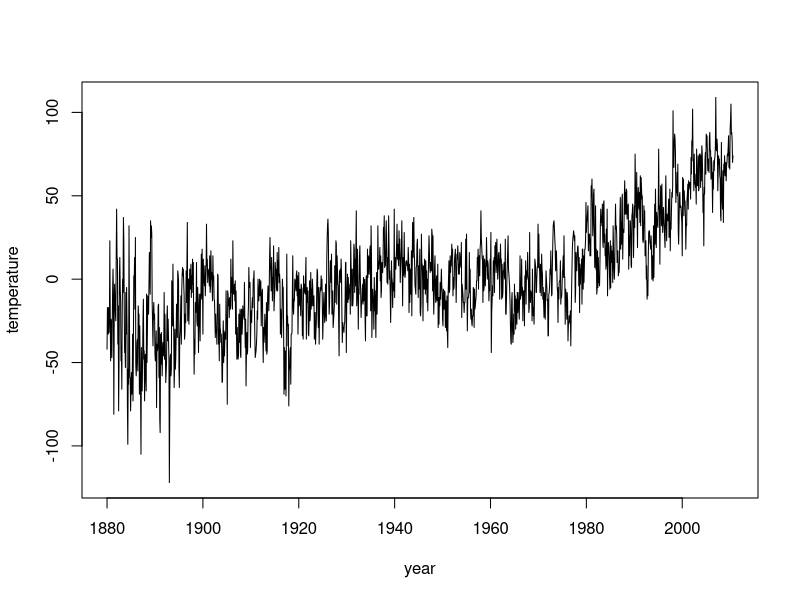
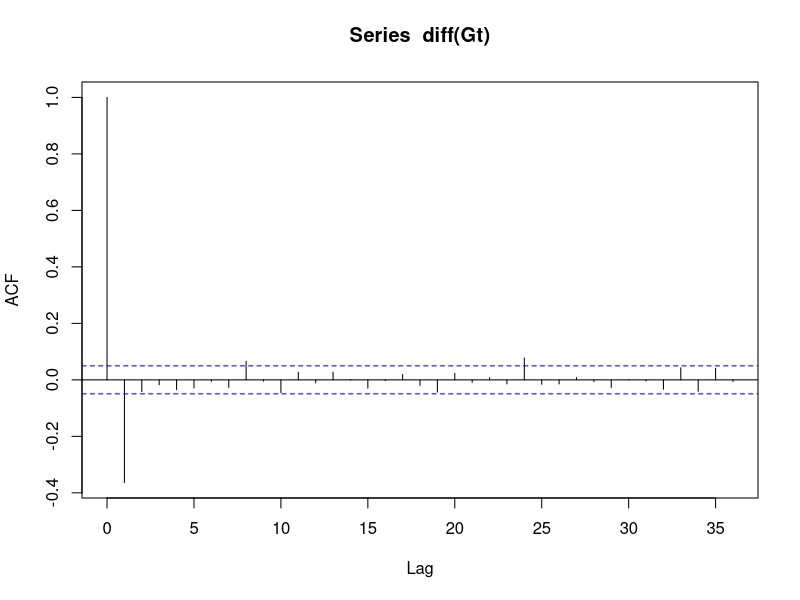
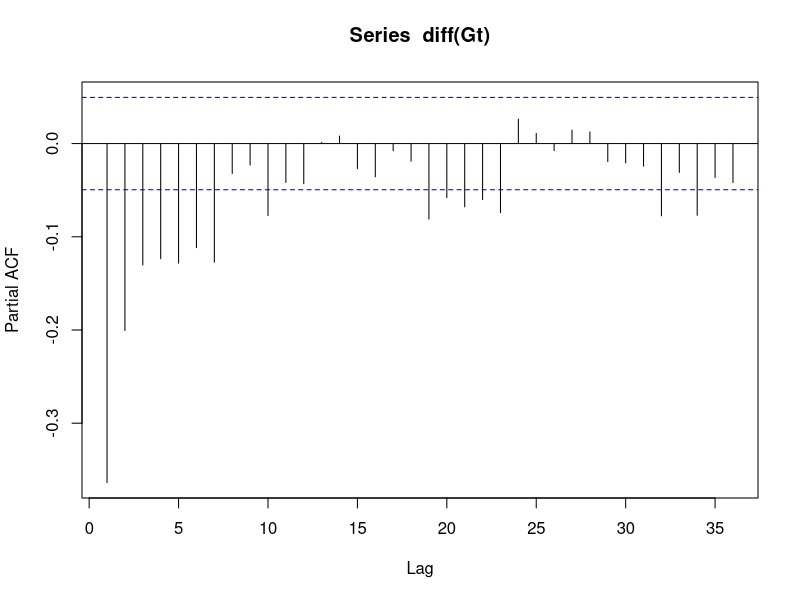
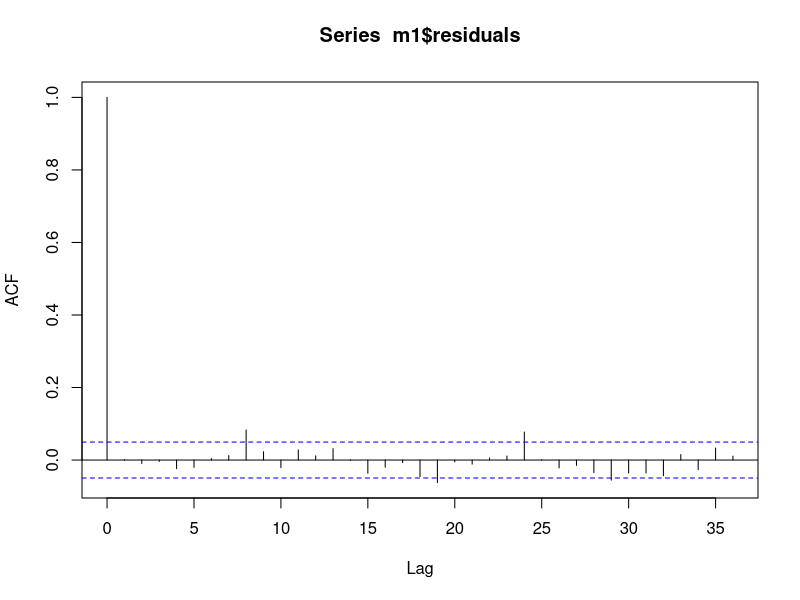
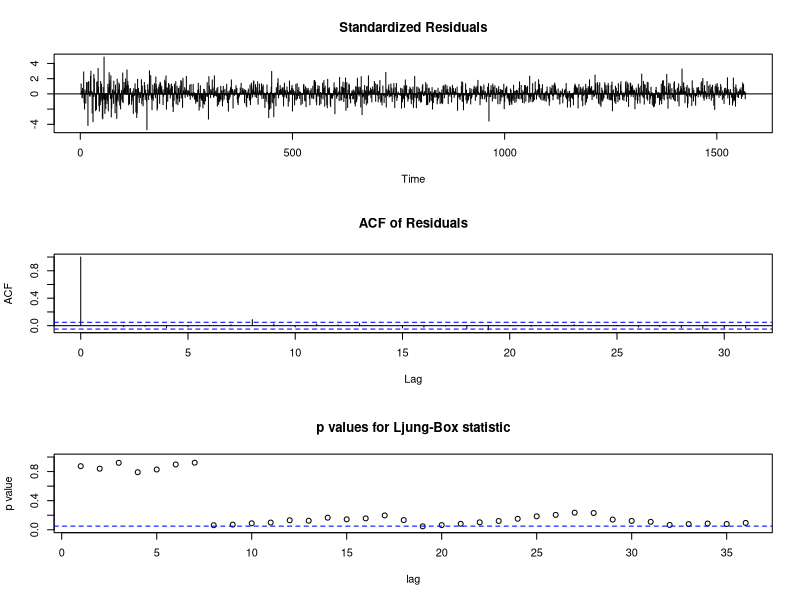

Reproduce these figures in R, in order.
Gt=scan(file='m-GLBTs.txt')
Gtemp=ts(Gt,frequency=12,start=c(1880,1))
plot(Gtemp,xlab='year',ylab='temperature',type='l') 
acf(diff(Gt),lag=36)
pacf(diff(Gt),lag=36)

m1=arima(Gt,order=c(1,1,2))
m1

acf(m1$residuals,lag=36)  
m1=arima(Gt,order=c(1,1,2),seasonal=list(order=c(0,0,1),period=24))
m1
tsdiag(m1,gof=36)

